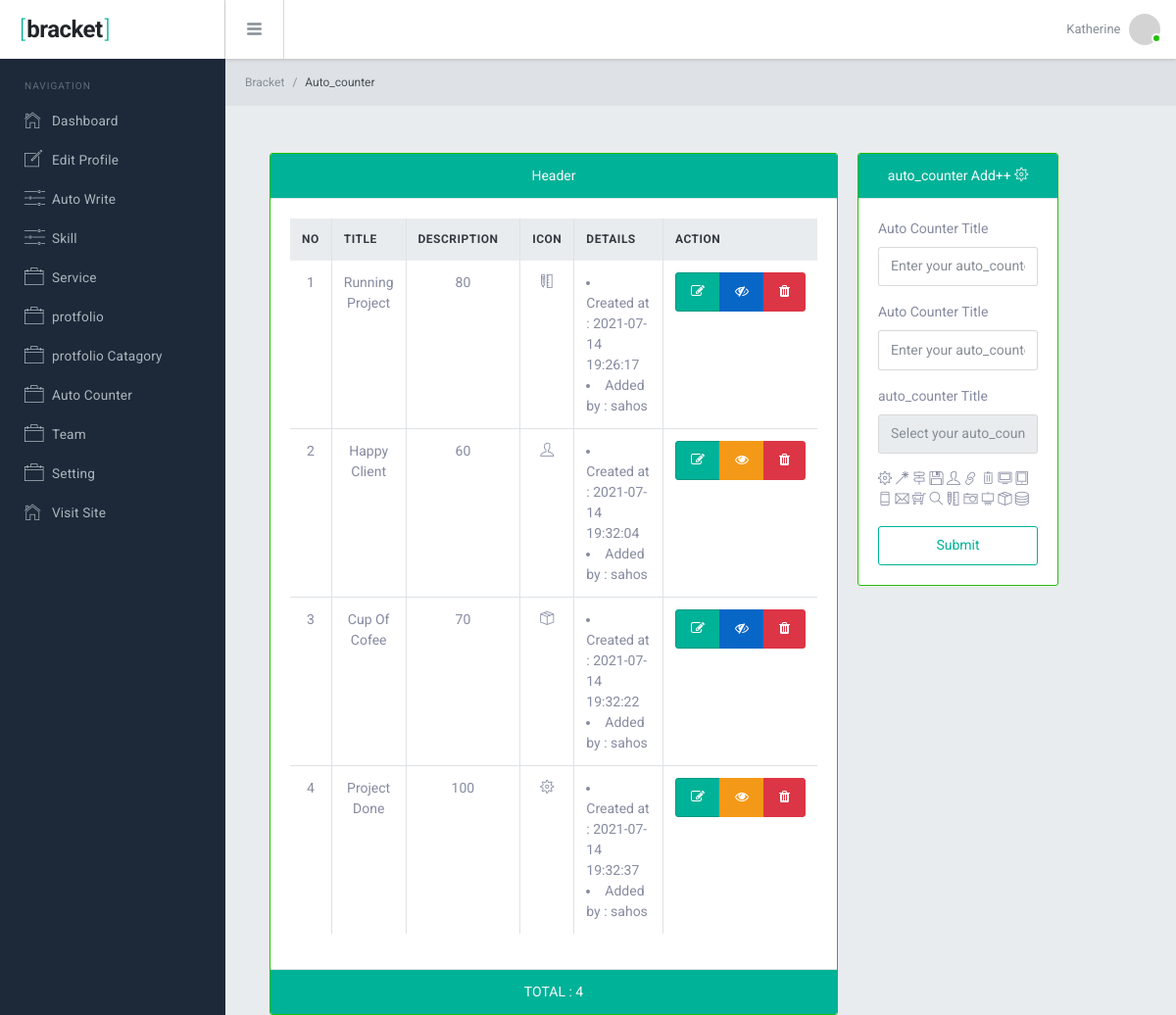
The app's page /auto_counter/auto_counter.php (signed in) with its own data.
### tables this page shows
CREATE TABLE `auto_counters` (
  `id` int(10) NOT NULL,
  `title` varchar(200) NOT NULL,
  `value` int(100) NOT NULL,
  `logo` varchar(100) NOT NULL,
  `status` int(11) NOT NULL DEFAULT 1,
  `added_by` int(11) NOT NULL,
  `created_at` datetime NOT NULL
);

CREATE TABLE `users` (
  `id` int(10) NOT NULL,
  `name` varchar(100) NOT NULL,
  `email` varchar(100) NOT NULL,
  `password` varchar(100) NOT NULL
);

### include/function.php (called while the page is built, shortened)
<?php
function db()
{
   $db_connect = mysqli_connect(server, username, password, database);
   return $db_connect;
}
function data_read($table_name, $status)
{
   $select_query = "SELECT * FROM $table_name WHERE status = $status";
   if ($status == 0) {
      $select_query = "SELECT * FROM $table_name";
   }
   $mysqli_query = mysqli_query(db(), $select_query);
   return $mysqli_query;
}
function user_name_read($user_id)
{
   $user_query = "SELECT * FROM users WHERE id = $user_id";
   $user_form_db = mysqli_query(db(), $user_query);
   $user_assoc = mysqli_fetch_assoc($user_form_db);
   return $user_assoc['name'];
}

### auto_counter/auto_counter.php (the view, shortened to what this page needs)
<?php
require_once '../include/function.php';
$count = 1;
require_once '../include/header.php';
require_once '../include/nav.php';
$auto_counters = data_read("auto_counters", 0);
?>
<div class="br-mainpanel">
   <div class="br-pageheader pd-y-15 pd-l-20">
      <nav class="breadcrumb pd-0 mg-0 tx-12">
         <a class="breadcrumb-item" href="../dasbord/dasbord.php">Bracket</a>
         <span class="breadcrumb-item active text-capitalize">auto_counter</span>
      </nav>
   </div>
   <div class="br-pagebody mg-t-5 pd-x-30">
      <div class="container-fluid mt-5">
         <div class="row row-sm">
            <div class="col-md-8">
               <div class="card text-center border-success">
                  <div class="card-header bg-teal text-light">
                     Header
                  </div>
                  <div class="card-body">
                     <table class="table table-bordered table-hover">
                        <thead class="thead-light text-uppercase ">
                           <tr>
                              <th>No</th>
                              <th>Title</th>
                              <th>Description</th>
                              <th>Icon</th>
                              <th>Details</th>
                              <th>Action</th>
                           </tr>
                        </thead>
                        <tbody>
                           <?php
                           foreach ($auto_counters as $data) :
                           ?>
                              <tr>
                                 <td><?= $count++ ?></td>
                                 <td><?= $data['title'] ?></td>
                                 <td width='250'><?= $data['value'] ?></td>
                                 <td><span class="<?= $data['logo'] ?>"></span></td>
                                 <td width='250' class="text-left">
                                    <li>Created at : <?= $data['created_at'] ?></li>
                                    <li>Added by : <?= user_name_read($data['added_by']) ?></li>
                                 </td>
                                 <td>
                                    <div class="btn-group" role="group" aria-label="Basic example">
                                       <a href="" class="btn btn-teal  pd-x-15"><i class="fa fa-edit"></i></a>
                                       <a href="../include/action.php?table_name=auto_counters&id=<?= $data['id'] ?>&action=show_hide&status=<?= ($data['status']) ?>" class="btn btn-<?= ($data['status'] == 1) ? "warning" : "primary" ?> pd-x-15"><i class="fa <?= ($data['status'] == 1) ? "fa-eye" : "fa-eye-slash" ?>"></i></a>
                                       <a href="../include/action.php?table_name=auto_counters&id=<?= $data['id'] ?>&action=single_delete" class="btn btn-danger pd-x-15"><i class="fa fa-trash"></i></a>
                                    </div>
                                 </td>
                              </tr>
                           <?php
                           endforeach;
                           ?>
                        </tbody>
                     </table>
                  </div>
                  <div class="card-footer bg-teal text-light text-uppercase">
                     total : <?= $auto_counters->num_rows ?>
                  </div>
               </div>
            </div>
            <div class="col-md-3">
               <div class="card border-success">
                  <div class="card-header text-center bg-teal text-light">
                     auto_counter Add++ <span class="ti-settings"></span>
                  </div>
                  <div class="card-body">
                     <form action="auto_counter_code.php" method="post">
                        <div class="form-group">
                           <label>Auto Counter Title</label>
                           <input placeholder="Enter your auto_counter title" class="form-control <?= (isset($_SESSION['auto_counter_title_requried'])) || (isset($_SESSION['auto_counter_title_exist'])) ? "is-invalid" : "" ?>" type=" text" name="auto_counter_title" e="<?php
                                                                                                                                                                                                                                                                              if (isset($_SESSION['auto_counter_title'])) {
                                                                                                                                                                                                                                                                                 echo $_SESSION['auto_counter_title'];
                                                                                                                                                                                                                                                                                 unset($_SESSION['auto_counter_title']);
                                                                                                                                                                                                                                                                              }
                                                                                                                                                                                                                                                                              ?>">
                        </div>
                        <div class="form-group">
                           <label>Auto Counter Title</label>
                           <input placeholder="Enter your auto_counter value" class="form-control <?= (isset($_SESSION['auto_counter_value_requried'])) ? "is-invalid" : "" ?>" type=" text" name="auto_counter_value" e="<?php
                                                                                                                                                                                                                           if (isset($_SESSION['auto_counter_value'])) {
                                                                                                                                                                                                                              echo $_SESSION['auto_counter_value'];
                                                                                                                                                                                                                              unset($_SESSION['auto_counter_value']);
                                                                                                                                                                                                                           }
                                                                                                                                                                                                                           ?>">
                        </div>
                        <div class="form-group">
                           <label>auto_counter Title</label>
                           <input readonly id="icon_input" placeholder="Select your auto_counter logo" class="form-control <?= (isset($_SESSION['auto_counter_logo_requried'])) ? "is-invalid" : "" ?>" type=" text" name="auto_counter_logo" value="<?php
                                                                                                                                                                                                                                                      if (isset($_SESSION['auto_counter_logo'])) {
                                                                                                                                                                                                                                                         echo $_SESSION['auto_counter_logo'];
                                                                                                                                                                                                                                                         unset($_SESSION['auto_counter_logo']);
                                                                                                                                                                                                                                                      }
                                                                                                                                                                                                                                                      ?>">
                        </div>
                        <span id="ti-settings" class="ti-settings auto_counter_input_icon"></span>
                        <span id="ti-wand" class="ti-wand auto_counter_input_icon"></span>
                        <span id="ti-direction-alt" class="ti-direction-alt auto_counter_input_icon"></span>
                        <span id="ti-save" class="ti-save auto_counter_input_icon"></span>
                        <span id="ti-user" class="ti-user auto_counter_input_icon"></span>
                        <span id="ti-link" class="ti-link auto_counter_input_icon"></span>
                        <span id="ti-trash" class="ti-trash auto_counter_input_icon"></span>
                        <span id="ti-desktop" class="ti-desktop auto_counter_input_icon"></span>
                        <span id="ti-tablet" class="ti-tablet auto_counter_input_icon"></span>
                        <span id="ti-mobile" class="ti-mobile auto_counter_input_icon"></span>
                        <span id="ti-email" class="ti-email auto_counter_input_icon"></span>
                        <span id="ti-shopping-cart-full" class="ti-shopping-cart-full auto_counter_input_icon"></span>
                        <span id="ti-search" class="ti-search auto_counter_input_icon"></span>
                        <span id="ti-ruler-pencil" class="ti-ruler-pencil auto_counter_input_icon"></span>
                        <span id="ti-camera" class="ti-camera auto_counter_input_icon"></span>
                        <span id="ti-blackboard" class="ti-blackboard auto_counter_input_icon"></span>
                        <span id="ti-package" class="ti-package auto_counter_input_icon"></span>
                        <span id="ti-server" class="ti-server auto_counter_input_icon"></span>
                        <button type="submit" class="btn btn-outline-teal btn-block mt-3">Submit</button>
                     </form>
                  </div>
               </div>
            </div>
         </div>
      </div>
   </div>
</div>
<?php
require_once '../include/footer.php';
?>

### records on screen
auto_counters: title "Running Project", value "80", created_at "2021-07-14 19:26:17", added_by.name "sahos", status 2 (drawn)
auto_counters: title "Happy Client", value "60", created_at "2021-07-14 19:32:04", added_by.name "sahos", status 1 (drawn)
auto_counters: title "Cup Of Cofee", value "70", created_at "2021-07-14 19:32:22", added_by.name "sahos", status 2 (drawn)
auto_counters: title "Project Done", value "100", created_at "2021-07-14 19:32:37", added_by.name "sahos", status 1 (drawn)

### other values on screen
$auto_counters->num_rows "4"
